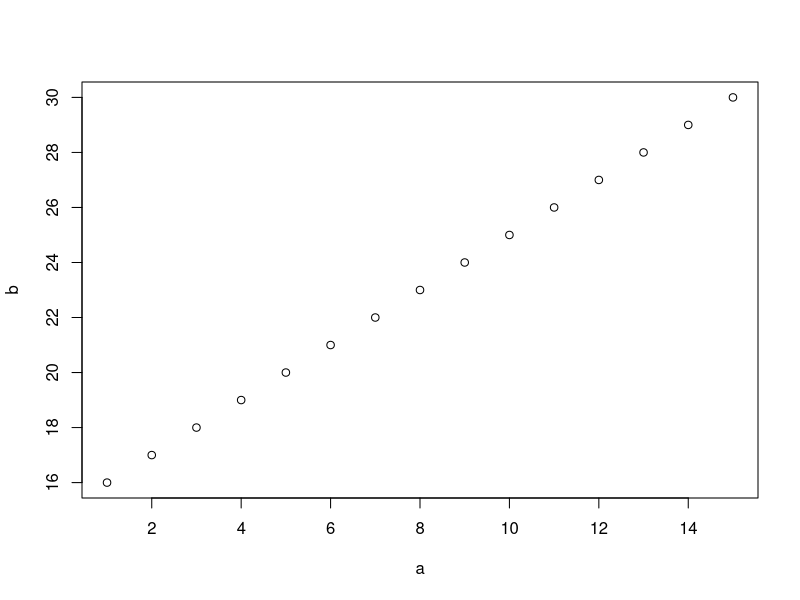
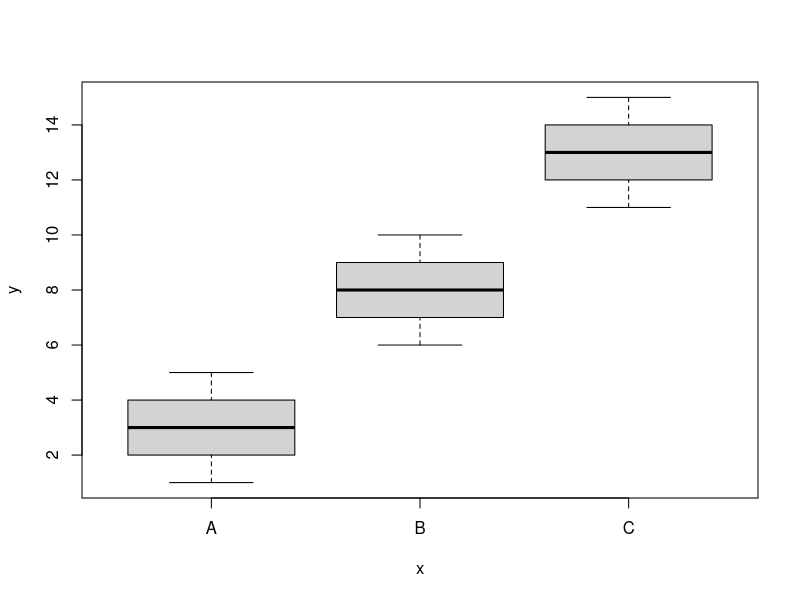
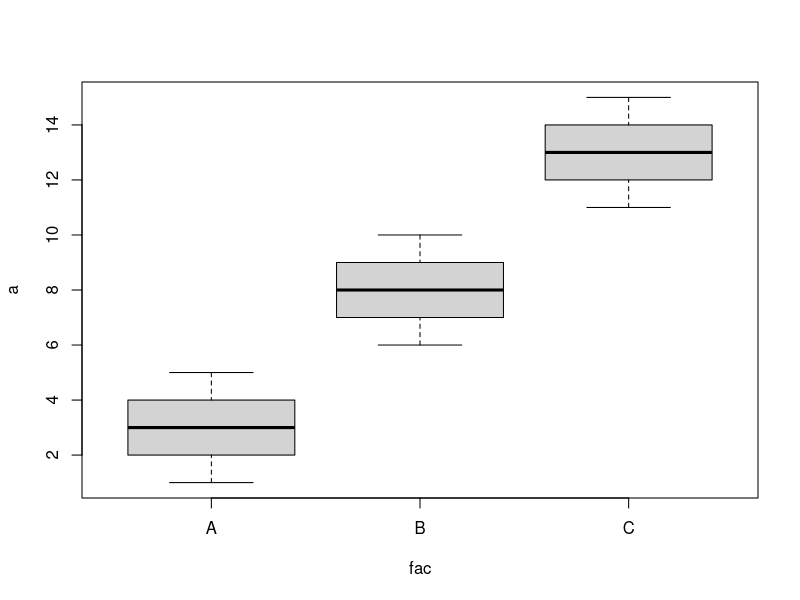
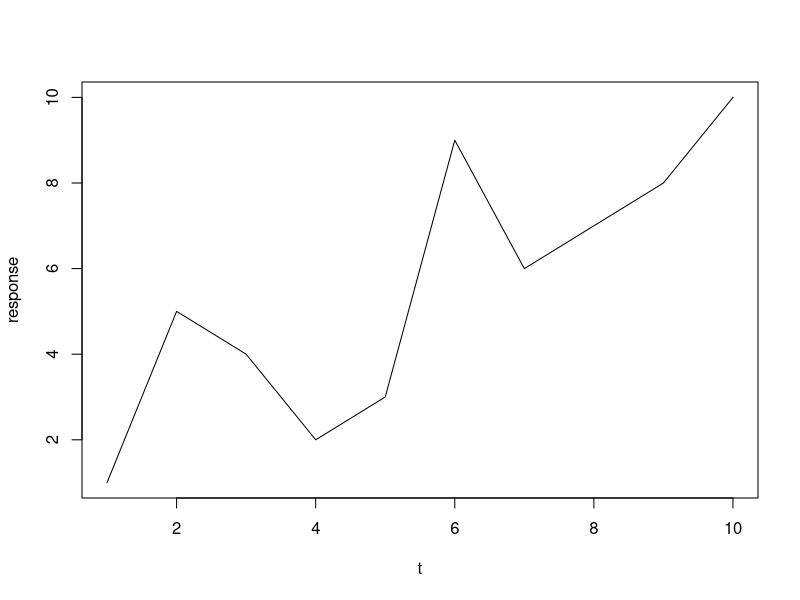
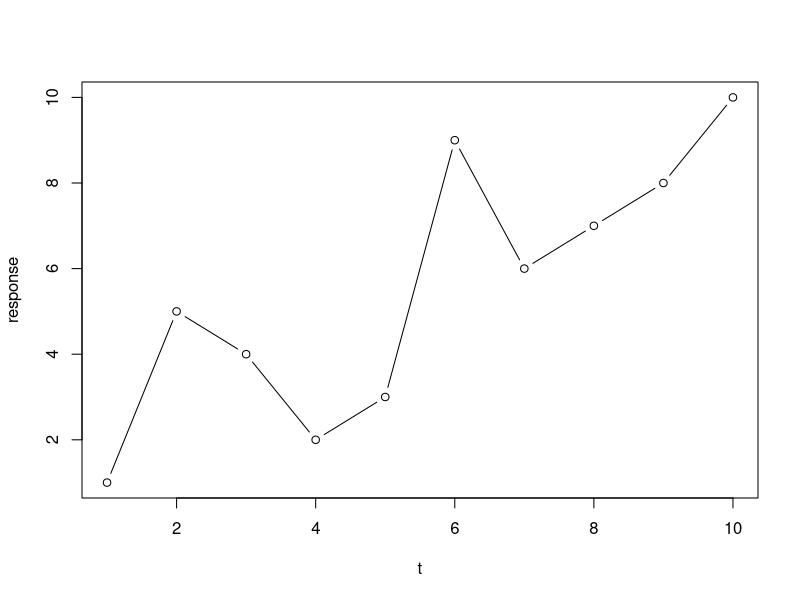
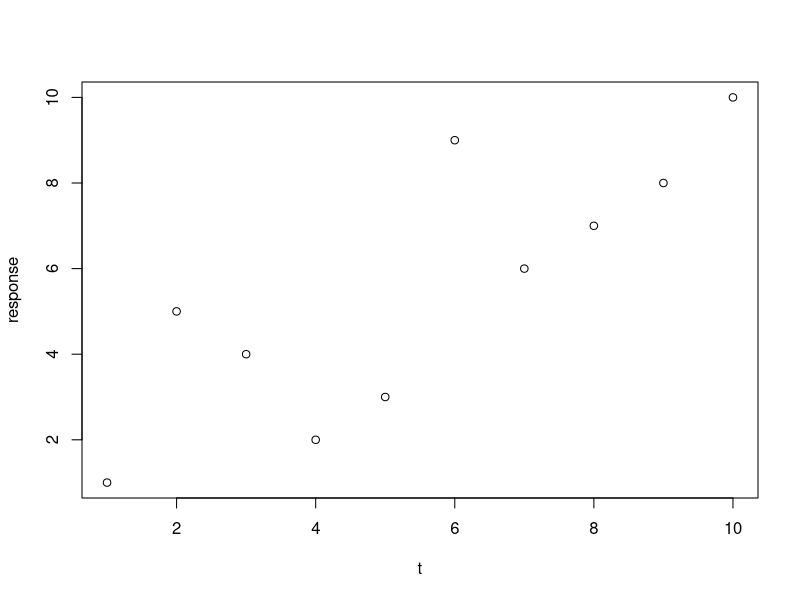
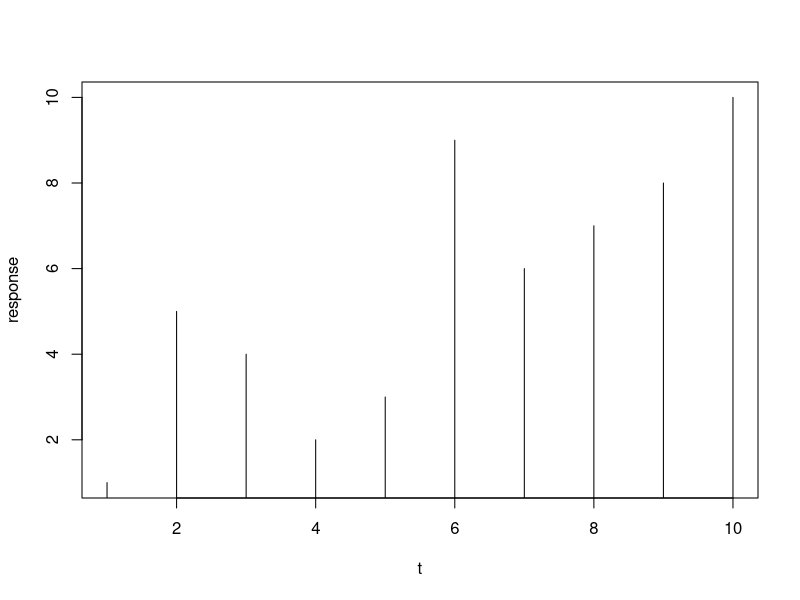
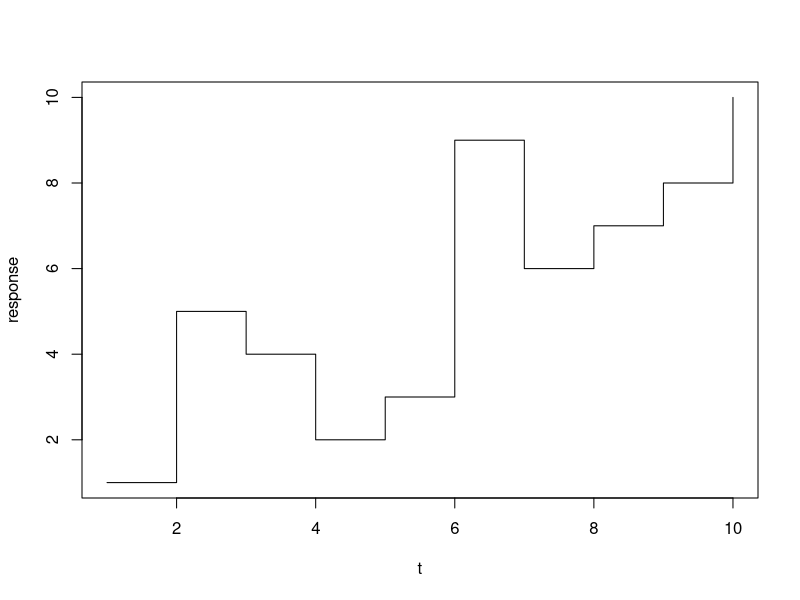

Source code (R) for these figures, in order:
#continuous variables
a=seq(1,15,1)
b=seq(16,30,1)
plot(a,b)

#continuous and factor
fac=factor(c(rep("A", 5), rep("B", 5), rep("C", 5))) #what does this function do?
plot(fac,a)
plot(a~fac)

#line plot
t=seq(1,10,1) # time sequence from 1 to 10
response=c(1,5,4,2,3,9,6,7,8,10)
plot(t, response, type="l") #plot a line plot
plot(response~t, type = "b") #both lines and points
plot(t, response, type="p") #plot just points
plot(t, response, type="h") #Make a histogram-like plot with thin lines
plot(t, response, type="s") #Make stair steps

#bar plot
groups=c(rep("a", 10), rep("b", 5), rep("c", 2))
groups.table=table(groups) #create a frequency table
groups.table
barplot(groups.table)

#plotting from a dataframe
str(iris)
?iris
plot(iris$Sepal.Length, iris$Sepal.Width) #two continuous variables
plot(iris$Species, iris$Sepal.Width) #continuous and factor
plot(iris$Sepal.Width~iris$Sepal.Length) #scatterplot
plot(iris$Sepal.Width~iris$Species) #box plot
plot(Sepal.Width~Sepal.Length, data=iris) #another syntax

#labels
plot(Sepal.Width~Sepal.Length, data=iris, xlab="Sepal Length", ylab="Sepal Width")

plot(Sepal.Width~Sepal.Length, data=iris, xlab="Sepal Length", ylab="Sepal Width", main="Length vs. width of sepals in Iris", las=1)
#las= makes the values horizontal on the vertical axis

plot(Sepal.Width~Sepal.Length, data=iris, xlab="Sepal Length", ylab="Sepal Width", main="Length vs. width of sepals in Iris", las=1, xlim=c(0,10), ylim=c(0,5))
#xlim and ylim change the ranges

#types of points
plot(Sepal.Width~Sepal.Length, data=iris, xlab="Sepal Length", ylab="Sepal Width", las=1, pch=4)

plot(Sepal.Width~Sepal.Length, data=iris, xlab="Sepal Length", ylab="Sepal Width", las=1, pch=1, cex=3)
#cex changes the sizes of points

#colors
plot(Sepal.Width~Sepal.Length, data=iris, xlab="Sepal Length", ylab="Sepal Width",  las=1, pch=19, col=4)
#1-8 numerical values representing colors
plot(Sepal.Width~Sepal.Length, data=iris, xlab="Sepal Length", ylab="Sepal Width",  las=1, pch=19, col="red")
#lots of named colors
plot(Sepal.Width~Sepal.Length, data=iris, xlab="Sepal Length", ylab="Sepal Width",  las=1, pch=19, col="#00FF00")
#hexadecimal colors
my.colors=rainbow(12) #set up color palette of rainbow colors with n = 12
plot(1:12, pch=19, cex=2, col=my.colors) #plot dots, each with different colors
#rainbow
my.colors=topo.colors(12) #set up color palette of topo colors with n = 12
plot(1:12, pch=19, cex=2, col=my.colors) #plot dots, each with different colors
#gradient
plot(Sepal.Width~Sepal.Length, data=iris, xlab="Sepal Length", ylab="Sepal Width", las=1, pch=1, cex=3, col=rgb(1, 0, 0, 0.5))

#setting up plotting region using par function and mfrow argument
par(mfrow=c(1,2)) #set up a plotting region with one row and two columns:
plot(Sepal.Width~Sepal.Length, data=iris, xlab="Sepal Length", ylab="Sepal Width",  las=1, pch=19, col="#00FF00") #first plot
plot(Sepal.Width~Sepal.Length, data=iris, xlab="Sepal Length", ylab="Sepal Width", las=1, pch=19, col="tomato") #secon plot

#plotting data by factors and using legends
head(iris$Species)
as.numeric(iris$Species) #convert species into numbers.
plot(Sepal.Width~Sepal.Length, data=iris, xlab="Sepal Length", ylab="Sepal Width", las=1, pch=19, col=as.numeric(iris$Species))
#assign diferent colors to different species

colorset=rainbow(3) #create a palette of 3 colors
pt.cols=colorset[as.numeric(iris$Species)] #This is now a vector of colors for each point
plot(Sepal.Width~Sepal.Length, data=iris, xlab="Sepal Length", ylab="Sepal Width", las=1, pch=19, col=pt.cols)
